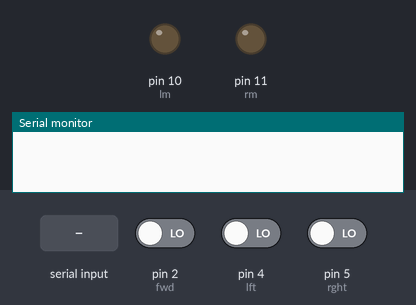
A sketch run on a simulated Arduino Uno, built with avr-gcc and run on an emulated ATmega328P. Shown: output pins drawn as LEDs (lit = HIGH), the last lines printed to the serial monitor. Inputs (shaded band) come from the test bench; at power-on: pin 2 (fwd) LOW, pin 4 (lft) LOW, pin 5 (rght) LOW.

Above: at 1.2 s.
1.3 s: "f" received over Serial
At 2.2 s:
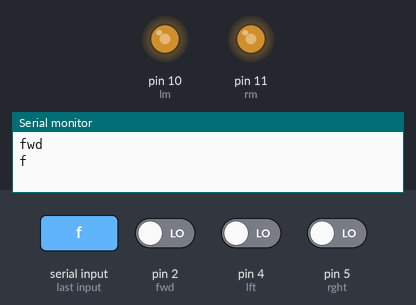
2.8 s: "c" received over Serial
At 3.3 s:
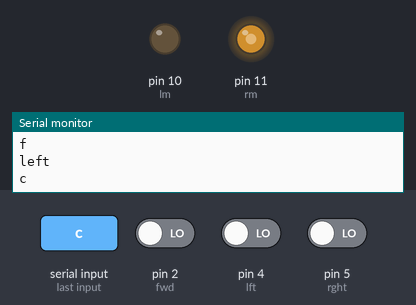
4.3 s: "a" received over Serial
At 5.6 s:
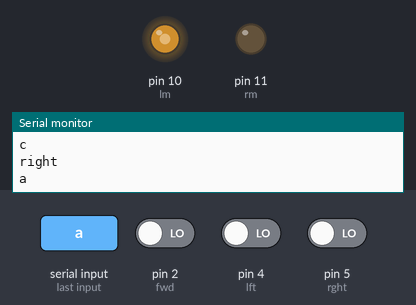
Timing chart, 0 to 7.3 s (numbered marks = the images above; inputs shaded):
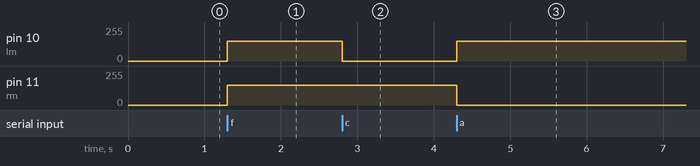

The sketch:

MotorWIthOpenCV.ino
```cpp
/*      30.007 Grp 13 Trolley Motor Controller Code w/Joystick


A0 - Forward 8
lft - Left 12
rght-Right 13
PWM 3- LM //Left Motor
PWM 5- RM //Right Motor
 */

int fwd = 2;
int lft = 4;
int rght = 5;
int rm = 11;
int lm = 10;
int maxi = 150;
int off = 0;

void setup() {
  // put your setup code here, to run once:

  pinMode(rm, OUTPUT);
  pinMode(lm, OUTPUT);
  pinMode(fwd, INPUT);

  pinMode(lft, INPUT);

  pinMode(rght, INPUT);


  /*int RM = 0;
  int LM = 0;*/
  Serial.begin(9600);

}

void loop() {

if(Serial.available()){ // only send data back if data has been sent
  char command =Serial.read();
  // put your main code here, to run repeatedly:
  bool valFwd = digitalRead(fwd);
  bool valLft = digitalRead(lft);
  bool valRght = digitalRead(rght);
//  Serial.println(valFwd);
//  Serial.println(valLft);
//  Serial.println(valRght);
  //Serial.println(valLft);
  if (valFwd == HIGH || command == 'f' ){ // Move forward
    analogWrite(rm,maxi);
    analogWrite(lm,maxi);
    Serial.println("fwd");
  }
  else if (valLft == HIGH || command == 'c' || command == 'd'){ // Move Left
    analogWrite(lm,off);
    analogWrite(rm,maxi);
    Serial.println("left");
  }
  else if (valRght== HIGH || command == 'a' || command == 'b'){ //Move right
    analogWrite(lm,maxi);
    analogWrite(rm,off);
    Serial.println("right");
  }
  else{
    analogWrite(lm,off);
    analogWrite(rm,off);
    Serial.println("off");
  //Serial.println();
  }
  Serial.println(command);
  //delay(500);
}
}
```

Measured:
- after the input at 1.3 s, pin 10 (lm), pin 11 (rm): 0/255 → 150/255 at once
- after the input at 2.8 s, pin 10 (lm): 150/255 → 0/255 at once
- after the input at 4.3 s, pin 10 (lm): 0/255 → 150/255 at once; pin 11 (rm): 150/255 → 0/255 at once
